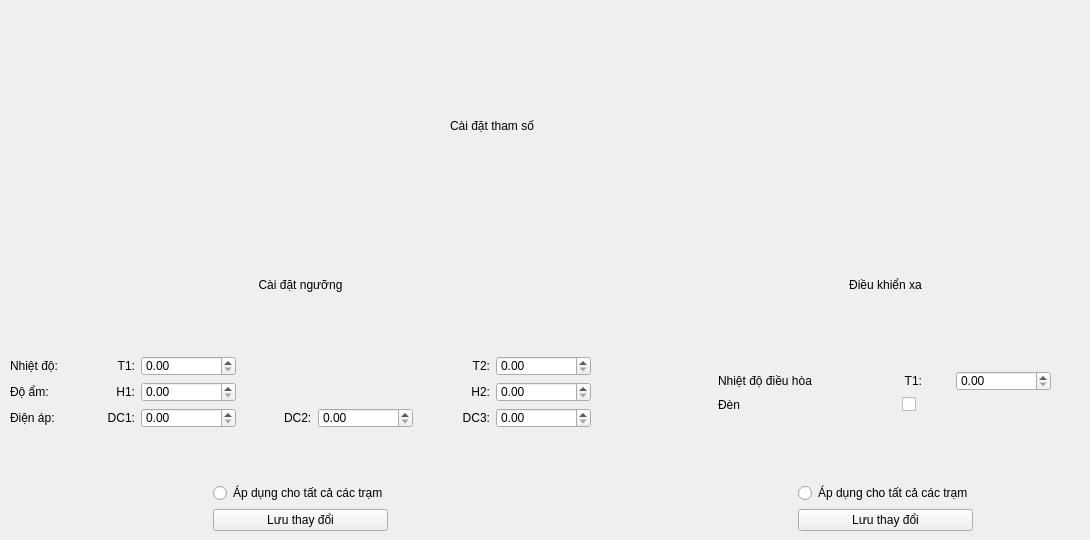
            <widget class="QWidget" name="caidat">
             <widget class="QLabel" name="label_8">
              <property name="geometry">
               <rect>
                <x>450</x>
                <y>100</y>
                <width>211</width>
                <height>51</height>
               </rect>
              </property>
              <property name="text">
               <string>Cài đặt tham số</string>
              </property>
             </widget>
             <widget class="QWidget" name="verticalLayoutWidget_11">
              <property name="geometry">
               <rect>
                <x>10</x>
                <y>270</y>
                <width>581</width>
                <height>261</height>
               </rect>
              </property>
              <layout class="QVBoxLayout" name="verticalLayout_15">
               <item>
                <widget class="QLabel" name="label_59">
                 <property name="minimumSize">
                  <size>
                   <width>0</width>
                   <height>30</height>
                  </size>
                 </property>
                 <property name="layoutDirection">
                  <enum>Qt::RightToLeft</enum>
                 </property>
                 <property name="text">
                  <string>Cài đặt ngưỡng</string>
                 </property>
                 <property name="alignment">
                  <set>Qt::AlignCenter</set>
                 </property>
                </widget>
               </item>
               <item>
                <spacer name="verticalSpacer_8">
                 <property name="orientation">
                  <enum>Qt::Vertical</enum>
                 </property>
                 <property name="sizeHint" stdset="0">
                  <size>
                   <width>20</width>
                   <height>40</height>
                  </size>
                 </property>
                </spacer>
               </item>
               <item>
                <layout class="QGridLayout" name="gridLayout_4">
                 <item row="1" column="0">
                  <widget class="QLabel" name="label_10">
                   <property name="text">
                    <string>Độ ẩm:</string>
                   </property>
                  </widget>
                 </item>
                 <item row="2" column="8">
                  <widget class="QLabel" name="label_22">
                   <property name="text">
                    <string>DC3:</string>
                   </property>
                   <property name="alignment">
                    <set>Qt::AlignRight|Qt::AlignTrailing|Qt::AlignVCenter</set>
                   </property>
                  </widget>
                 </item>
                 <item row="0" column="3">
                  <widget class="QDoubleSpinBox" name="doubleSpinBox">
                   <property name="minimumSize">
                    <size>
                     <width>95</width>
                     <height>20</height>
                    </size>
                   </property>
                   <property name="maximumSize">
                    <size>
                     <width>95</width>
                     <height>20</height>
                    </size>
                   </property>
                   <property name="styleSheet">
                    <string notr="true">down-button-background-color:red</string>
                   </property>
                  </widget>
                 </item>
                 <item row="1" column="3">
                  <widget class="QDoubleSpinBox" name="doubleSpinBox_2">
                   <property name="minimumSize">
                    <size>
                     <width>95</width>
                     <height>20</height>
                    </size>
                   </property>
                   <property name="maximumSize">
                    <size>
                     <width>95</width>
                     <height>20</height>
                    </size>
                   </property>
                  </widget>
                 </item>
                 <item row="2" column="3">
                  <widget class="QDoubleSpinBox" name="doubleSpinBox_3">
                   <property name="minimumSize">
                    <size>
                     <width>95</width>
                     <height>20</height>
                    </size>
                   </property>
                   <property name="maximumSize">
                    <size>
                     <width>95</width>
                     <height>20</height>
                    </size>
                   </property>
                  </widget>
                 </item>
                 <item row="0" column="0">
                  <widget class="QLabel" name="label_9">
                   <property name="text">
                    <string>Nhiệt độ:</string>
                   </property>
                  </widget>
                 </item>
                 <item row="0" column="8">
                  <widget class="QLabel" name="label_17">
                   <property name="text">
                    <string>T2:</string>
                   </property>
                   <property name="alignment">
                    <set>Qt::AlignRight|Qt::AlignTrailing|Qt::AlignVCenter</set>
                   </property>
                  </widget>
                 </item>
                 <item row="2" column="7">
                  <spacer name="horizontalSpacer_5">
                   <property name="orientation">
                    <enum>Qt::Horizontal</enum>
                   </property>
                   <property name="sizeHint" stdset="0">
                    <size>
                     <width>40</width>
                     <height>20</height>
                    </size>
                   </property>
                  </spacer>
                 </item>
                 <item row="1" column="1">
                  <spacer name="horizontalSpacer">
                   <property name="orientation">
                    <enum>Qt::Horizontal</enum>
                   </property>
                   <property name="sizeHint" stdset="0">
                    <size>
                     <width>40</width>
                     <height>20</height>
                    </size>
                   </property>
                  </spacer>
                 </item>
                 <item row="2" column="4">
                  <spacer name="horizontalSpacer_2">
                   <property name="orientation">
                    <enum>Qt::Horizontal</enum>
                   </property>
                   <property name="sizeHint" stdset="0">
                    <size>
                     <width>40</width>
                     <height>20</height>
                    </size>
                   </property>
                  </spacer>
                 </item>
                 <item row="1" column="8">
                  <widget class="QLabel" name="label_19">
                   <property name="text">
                    <string>H2:</string>
                   </property>
                   <property name="alignment">
                    <set>Qt::AlignRight|Qt::AlignTrailing|Qt::AlignVCenter</set>
                   </property>
                  </widget>
                 </item>
                 <item row="1" column="2">
                  <widget class="QLabel" name="label_18">
                   <property name="layoutDirection">
                    <enum>Qt::RightToLeft</enum>
                   </property>
                   <property name="text">
                    <string>H1:</string>
                   </property>
                   <property name="alignment">
                    <set>Qt::AlignRight|Qt::AlignTrailing|Qt::AlignVCenter</set>
                   </property>
                  </widget>
                 </item>
                 <item row="2" column="2">
                  <widget class="QLabel" name="label_20">
                   <property name="layoutDirection">
                    <enum>Qt::RightToLeft</enum>
                   </property>
                   <property name="text">
                    <string>DC1:</string>
                   </property>
                   <property name="alignment">
                    <set>Qt::AlignRight|Qt::AlignTrailing|Qt::AlignVCenter</set>
                   </property>
                  </widget>
                 </item>
                 <item row="2" column="6">
                  <widget class="QDoubleSpinBox" name="doubleSpinBox_4">
                   <property name="minimumSize">
                    <size>
                     <width>95</width>
                     <height>20</height>
                    </size>
                   </property>
                   <property name="maximumSize">
                    <size>
                     <width>95</width>
                     <height>20</height>
                    </size>
                   </property>
                  </widget>
                 </item>
                 <item row="0" column="2">
                  <widget class="QLabel" name="label_16">
                   <property name="layoutDirection">
                    <enum>Qt::RightToLeft</enum>
                   </property>
                   <property name="text">
                    <string>T1:</string>
                   </property>
                   <property name="alignment">
                    <set>Qt::AlignRight|Qt::AlignTrailing|Qt::AlignVCenter</set>
                   </property>
                  </widget>
                 </item>
                 <item row="2" column="0">
                  <widget class="QLabel" name="label_15">
                   <property name="text">
                    <string>Điện áp:</string>
                   </property>
                  </widget>
                 </item>
                 <item row="2" column="5">
                  <widget class="QLabel" name="label_21">
                   <property name="text">
                    <string>DC2:</string>
                   </property>
                  </widget>
                 </item>
                 <item row="2" column="9">
                  <widget class="QDoubleSpinBox" name="doubleSpinBox_5">
                   <property name="minimumSize">
                    <size>
                     <width>95</width>
                     <height>20</height>
                    </size>
                   </property>
                   <property name="maximumSize">
                    <size>
                     <width>95</width>
                     <height>20</height>
                    </size>
                   </property>
                  </widget>
                 </item>
                 <item row="1" column="9">
                  <widget class="QDoubleSpinBox" name="doubleSpinBox_6">
                   <property name="minimumSize">
                    <size>
                     <width>95</width>
                     <height>20</height>
                    </size>
                   </property>
                   <property name="maximumSize">
                    <size>
                     <width>95</width>
                     <height>20</height>
                    </size>
                   </property>
                  </widget>
                 </item>
                 <item row="0" column="9">
                  <widget class="QDoubleSpinBox" name="doubleSpinBox_7">
                   <property name="minimumSize">
                    <size>
                     <width>95</width>
                     <height>20</height>
                    </size>
                   </property>
                   <property name="maximumSize">
                    <size>
                     <width>95</width>
                     <height>20</height>
                    </size>
                   </property>
                  </widget>
                 </item>
                </layout>
               </item>
               <item>
                <spacer name="verticalSpacer_5">
                 <property name="orientation">
                  <enum>Qt::Vertical</enum>
                 </property>
                 <property name="sizeHint" stdset="0">
                  <size>
                   <width>20</width>
                   <height>40</height>
                  </size>
                 </property>
                </spacer>
               </item>
               <item>
                <layout class="QGridLayout" name="gridLayout_6">
                 <item row="1" column="1">
                  <widget class="QPushButton" name="pushButton">
                   <property name="text">
                    <string>Lưu thay đổi</string>
                   </property>
                  </widget>
                 </item>
                 <item row="1" column="2">
                  <spacer name="horizontalSpacer_7">
                   <property name="orientation">
                    <enum>Qt::Horizontal</enum>
                   </property>
                   <property name="sizeHint" stdset="0">
                    <size>
                     <width>40</width>
                     <height>20</height>
                    </size>
                   </property>
                  </spacer>
                 </item>
                 <item row="0" column="1">
                  <widget class="QRadioButton" name="radioButton">
                   <property name="maximumSize">
                    <size>
                     <width>250</width>
                     <height>16777215</height>
                    </size>
                   </property>
                   <property name="layoutDirection">
                    <enum>Qt::LeftToRight</enum>
                   </property>
                   <property name="text">
                    <string>Áp dụng cho tất cả các trạm</string>
                   </property>
                  </widget>
                 </item>
                 <item row="1" column="0">
                  <spacer name="horizontalSpacer_8">
                   <property name="orientation">
                    <enum>Qt::Horizontal</enum>
                   </property>
                   <property name="sizeHint" stdset="0">
                    <size>
                     <width>40</width>
                     <height>20</height>
                    </size>
                   </property>
                  </spacer>
                 </item>
                </layout>
               </item>
               <item>
                <layout class="QHBoxLayout" name="horizontalLayout_24"/>
               </item>
              </layout>
             </widget>
             <widget class="QWidget" name="verticalLayoutWidget_12">
              <property name="geometry">
               <rect>
                <x>690</x>
                <y>270</y>
                <width>391</width>
                <height>261</height>
               </rect>
              </property>
              <layout class="QVBoxLayout" name="verticalLayout_16">
               <item>
                <widget class="QLabel" name="label_60">
                 <property name="minimumSize">
                  <size>
                   <width>0</width>
                   <height>30</height>
                  </size>
                 </property>
                 <property name="text">
                  <string>Điều khiển xa</string>
                 </property>
                 <property name="alignment">
                  <set>Qt::AlignCenter</set>
                 </property>
                </widget>
               </item>
               <item>
                <layout class="QGridLayout" name="gridLayout_8">
                 <item row="3" column="1">
                  <widget class="QCheckBox" name="checkBox">
                   <property name="maximumSize">
                    <size>
                     <width>20</width>
                     <height>20</height>
                    </size>
                   </property>
                   <property name="text">
                    <string/>
                   </property>
                  </widget>
                 </item>
                 <item row="3" column="0">
                  <widget class="QLabel" name="label_66">
                   <property name="text">
                    <string>Đèn</string>
                   </property>
                  </widget>
                 </item>
                 <item row="1" column="1">
                  <widget class="QLabel" name="label_67">
                   <property name="text">
                    <string>T1:</string>
                   </property>
                   <property name="alignment">
                    <set>Qt::AlignRight|Qt::AlignTrailing|Qt::AlignVCenter</set>
                   </property>
                  </widget>
                 </item>
                 <item row="4" column="0">
                  <spacer name="verticalSpacer_4">
                   <property name="orientation">
                    <enum>Qt::Vertical</enum>
                   </property>
                   <property name="sizeHint" stdset="0">
                    <size>
                     <width>20</width>
                     <height>40</height>
                    </size>
                   </property>
                  </spacer>
                 </item>
                 <item row="0" column="0">
                  <spacer name="verticalSpacer_9">
                   <property name="orientation">
                    <enum>Qt::Vertical</enum>
                   </property>
                   <property name="sizeHint" stdset="0">
                    <size>
                     <width>20</width>
                     <height>40</height>
                    </size>
                   </property>
                  </spacer>
                 </item>
                 <item row="1" column="2">
                  <widget class="QDoubleSpinBox" name="doubleSpinBox_8">
                   <property name="minimumSize">
                    <size>
                     <width>95</width>
                     <height>20</height>
                    </size>
                   </property>
                   <property name="maximumSize">
                    <size>
                     <width>95</width>
                     <height>20</height>
                    </size>
                   </property>
                  </widget>
                 </item>
                 <item row="1" column="0">
                  <widget class="QLabel" name="label_65">
                   <property name="maximumSize">
                    <size>
                     <width>150</width>
                     <height>16777215</height>
                    </size>
                   </property>
                   <property name="text">
                    <string>Nhiệt độ điều hòa</string>
                   </property>
                  </widget>
                 </item>
                </layout>
               </item>
               <item>
                <layout class="QGridLayout" name="gridLayout_7">
                 <item row="1" column="1">
                  <widget class="QPushButton" name="pushButton_3">
                   <property name="text">
                    <string>Lưu thay đổi</string>
                   </property>
                  </widget>
                 </item>
                 <item row="1" column="2">
                  <spacer name="horizontalSpacer_9">
                   <property name="orientation">
                    <enum>Qt::Horizontal</enum>
                   </property>
                   <property name="sizeHint" stdset="0">
                    <size>
                     <width>40</width>
                     <height>20</height>
                    </size>
                   </property>
                  </spacer>
                 </item>
                 <item row="0" column="1">
                  <widget class="QRadioButton" name="radioButton_3">
                   <property name="maximumSize">
                    <size>
                     <width>250</width>
                     <height>16777215</height>
                    </size>
                   </property>
                   <property name="layoutDirection">
                    <enum>Qt::LeftToRight</enum>
                   </property>
                   <property name="text">
                    <string>Áp dụng cho tất cả các trạm</string>
                   </property>
                  </widget>
                 </item>
                 <item row="1" column="0">
                  <spacer name="horizontalSpacer_10">
                   <property name="orientation">
                    <enum>Qt::Horizontal</enum>
                   </property>
                   <property name="sizeHint" stdset="0">
                    <size>
                     <width>40</width>
                     <height>20</height>
                    </size>
                   </property>
                  </spacer>
                 </item>
                </layout>
               </item>
              </layout>
             </widget>
            </widget>
